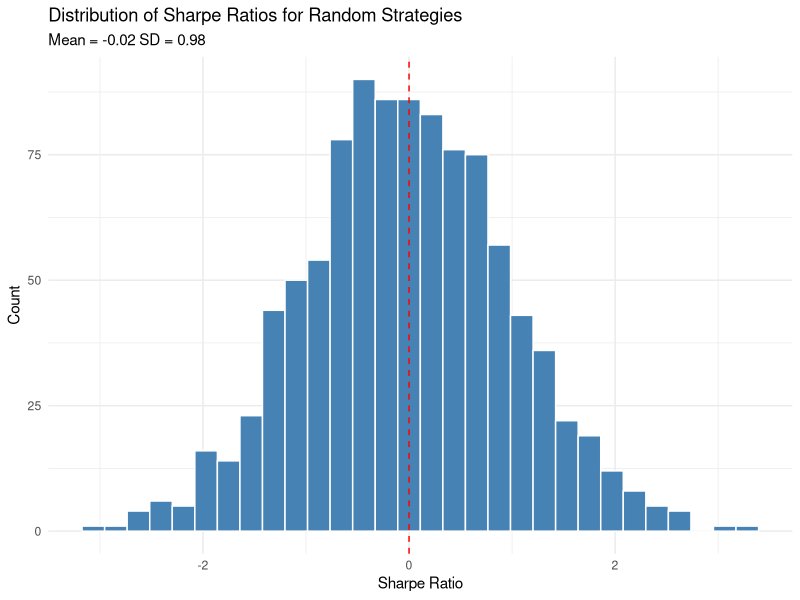
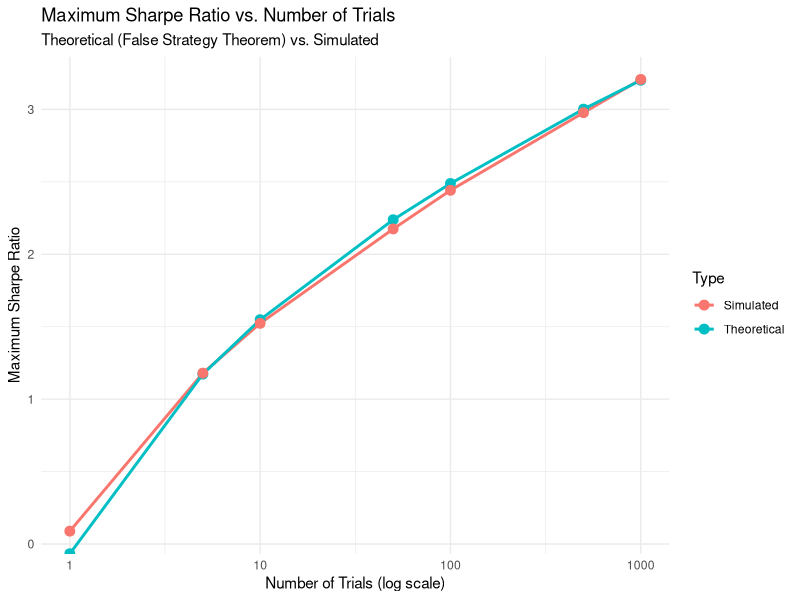
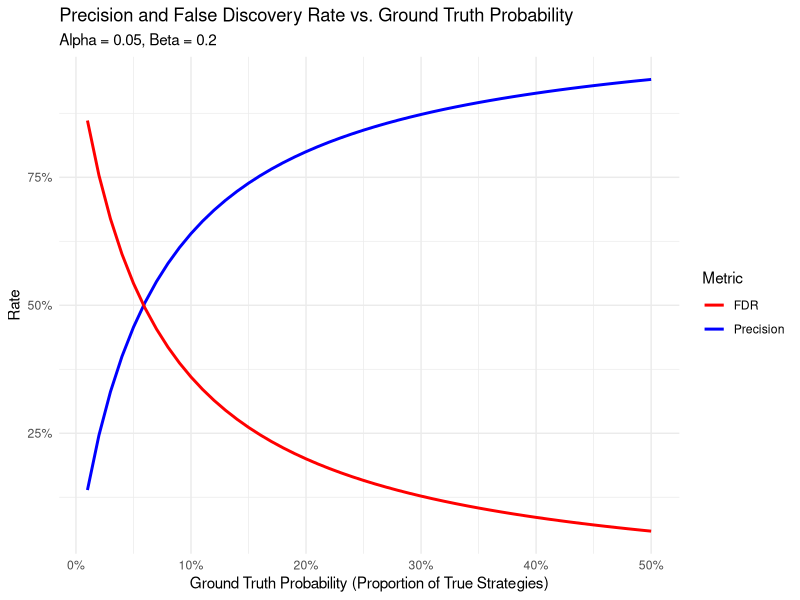
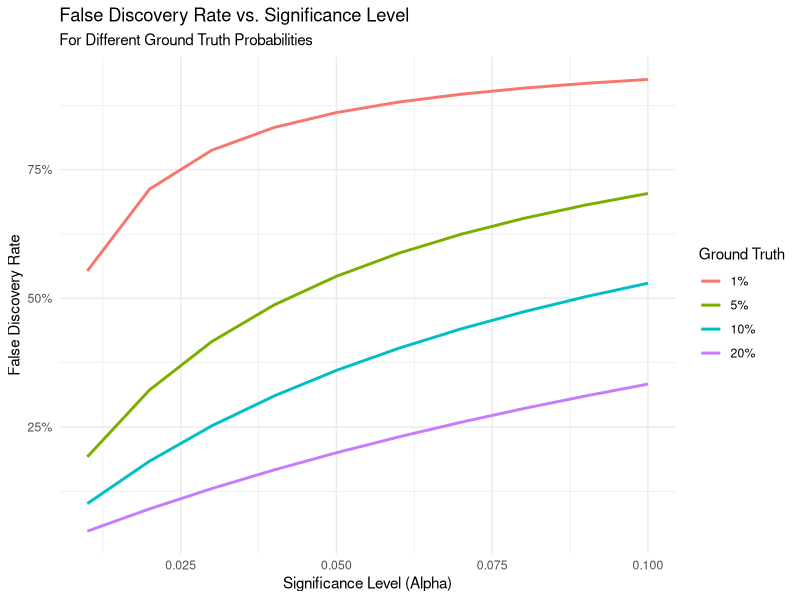
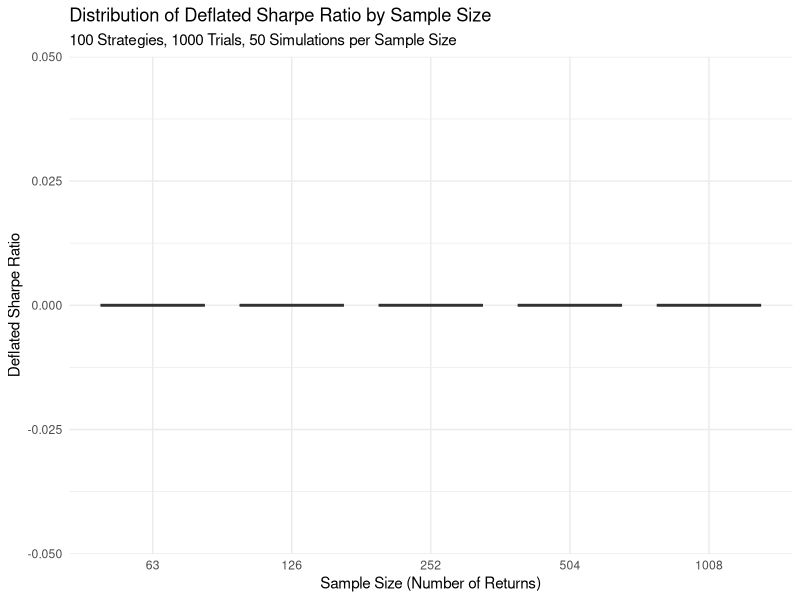
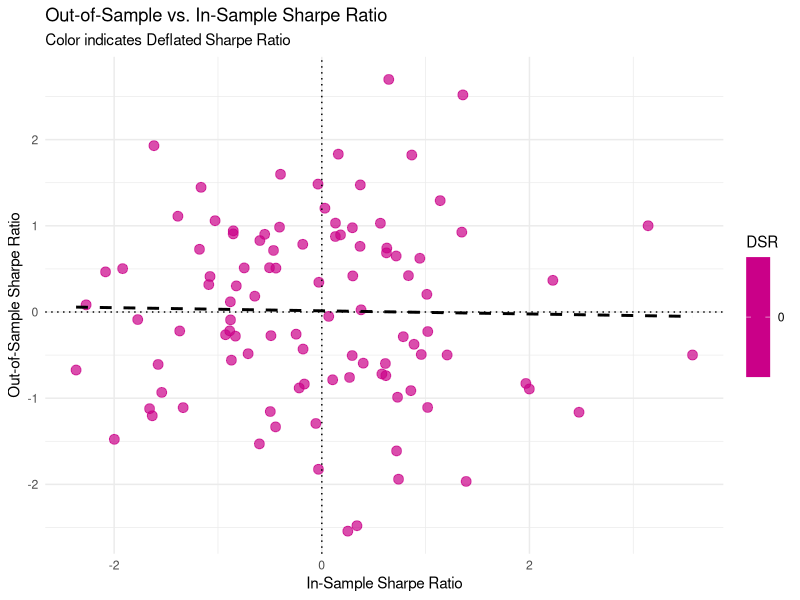
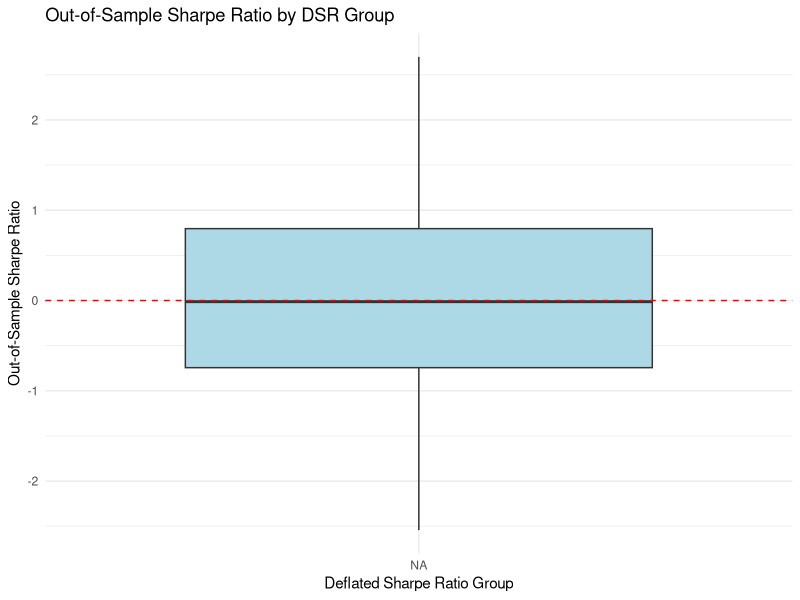

Write R code to recreate these figures, in order.
## ---- chunk 1
# Load required libraries
library(tidyverse)
library(ggplot2)
library(knitr)
library(kableExtra)
library(data.table)
## ---- chunk 2
# Function to generate random strategy returns
# This simulates the returns of investment strategies that have no real edge
generate_random_strategies <- function(n_strategies = 1000, 
                                       n_returns = 252, # 252 trading days in a year
                                       mean_return = 0, # Zero expected return (no edge)
                                       sd_return = 0.01) { # 1% daily volatility is typical
  # Create a matrix of random returns drawn from a normal distribution
  # Each column represents a strategy, each row is a daily return
  returns_matrix <- matrix(
    rnorm(n_strategies * n_returns, mean = mean_return, sd = sd_return),
    nrow = n_returns,
    ncol = n_strategies
  )
  
  # Name each strategy for easier reference
  colnames(returns_matrix) <- paste0("Strategy_", 1:n_strategies)
  
  return(returns_matrix)
}

# Generate 1000 random strategies with 1 year of daily returns
# Using seed 42 ensures reproducibility - everyone gets the same random numbers
set.seed(42)
random_strategies <- generate_random_strategies(n_strategies = 1000, 
                                              n_returns = 252)

# Check the dimensions to confirm we have 252 days × 1000 strategies
dim(random_strategies)
## ---- chunk 3
# Function to calculate annualized Sharpe ratio
# The Sharpe ratio is the most common performance metric in finance
# It measures excess return per unit of risk (volatility)
calculate_sharpe <- function(returns, annualization_factor = 252) {
  # Calculate the mean daily return (this is our "signal")
  mean_return <- mean(returns)
  
  # Calculate the standard deviation of daily returns (this is our "noise")
  sd_return <- sd(returns)
  
  # Avoid division by zero (if we get a constant return series)
  if (sd_return == 0) return(0)
  
  # Calculate Sharpe ratio = signal/noise, then annualize
  # Annualization scales the daily Sharpe by sqrt(252) to get annual equivalent
  sharpe <- mean_return / sd_return * sqrt(annualization_factor)
  
  return(sharpe)
}

# Apply the Sharpe ratio calculation to each strategy (column)
# The "apply" function iterates through columns (2) of the matrix
sharpe_ratios <- apply(random_strategies, 2, calculate_sharpe)

# Examine the distribution statistics of these Sharpe ratios
# Even with random data, some strategies will appear to perform well!
summary(sharpe_ratios)

# Visualize the distribution of Sharpe ratios
# This is a key visualization to understand the impact of randomness
tibble(Sharpe = sharpe_ratios) %>%
  ggplot(aes(x = Sharpe)) +
  geom_histogram(bins = 30, fill = "steelblue", color = "white") +
  labs(
    title = "Distribution of Sharpe Ratios for Random Strategies",
    subtitle = paste("Mean =", round(mean(sharpe_ratios), 2), 
                    "SD =", round(sd(sharpe_ratios), 2)),
    x = "Sharpe Ratio",
    y = "Count"
  ) +
  theme_minimal() +
  # Add a vertical line at zero - the theoretical expectation for random strategies
  geom_vline(xintercept = 0, linetype = "dashed", color = "red")
## ---- chunk 4
# Find the maximum Sharpe ratio from our 1000 strategies
# This simulates what happens when a researcher selects only the best-performing strategy
max_sharpe <- max(sharpe_ratios)
max_sharpe_index <- which.max(sharpe_ratios)

# Print the maximum Sharpe ratio and which strategy achieved it
# This is often what would be presented in a backtest report or research paper
cat("Maximum Sharpe Ratio:", round(max_sharpe, 2), 
    "\nStrategy Index:", max_sharpe_index, "\n")

# Define a function to calculate the expected maximum Sharpe ratio
# This implements the False Strategy Theorem from the lecture
# It predicts how high the max Sharpe should be just from random chance
expected_max_sharpe <- function(n_trials, mean_sr = 0, std_sr = 1) {
  # Euler-Mascheroni constant (mathematical constant appearing in the theorem)
  emc <- 0.57721566490153286060651209008240243104215933593992
  
  # Expected maximum Sharpe ratio formula:
  # The more trials we run, the higher this value becomes, even with random data
  sr0 <- (1 - emc) * qnorm(p = 1 - 1/n_trials) + 
        emc * qnorm(1 - (n_trials * exp(1))^(-1))
  
  # Adjust by the mean and standard deviation of the Sharpe ratio distribution
  sr0 <- mean_sr + std_sr * sr0
  
  return(sr0)
}

# Calculate the expected maximum Sharpe ratio for 1000 trials
# We use the actual standard deviation of our Sharpe ratios for accuracy
exp_max_sharpe <- expected_max_sharpe(1000, mean_sr = 0, std_sr = sd(sharpe_ratios))

# Compare the theoretical expectation with our actual observed maximum
# They should be relatively close if our strategies are truly random
cat("Expected Maximum Sharpe Ratio:", round(exp_max_sharpe, 2), "\n")
cat("Actual Maximum Sharpe Ratio:", round(max_sharpe, 2), "\n")
## ---- chunk 5
# Calculate expected maximum Sharpe ratio for different numbers of trials
# This helps us visualize how the "best strategy" improves just by testing more variations
trial_counts <- c(1, 5, 10, 50, 100, 500, 1000)
exp_max_sharpes <- sapply(trial_counts, expected_max_sharpe, 
                          mean_sr = 0, std_sr = sd(sharpe_ratios))

# Function to simulate actual maximum Sharpe ratios for different trial counts
# This gives us an empirical check against the theoretical prediction
simulate_max_sharpe <- function(n_trials, n_simulations = 100, 
                               mean_sr = 0, std_sr = 1) {
  # We'll run multiple simulations to get a distribution of maximum Sharpe ratios
  max_sharpes <- numeric(n_simulations)
  
  # For each simulation, generate n_trials random Sharpe ratios and find the maximum
  for (i in 1:n_simulations) {
    # Generate random Sharpe ratios with specified mean and std
    sharpes <- rnorm(n_trials, mean = mean_sr, sd = std_sr)
    # Record the maximum value - this simulates selecting the best strategy
    max_sharpes[i] <- max(sharpes)
  }
  
  # Return statistics about the distribution of maximum Sharpe ratios
  return(list(
    mean = mean(max_sharpes),  # Average maximum across simulations
    sd = sd(max_sharpes),      # Standard deviation of the maximums
    values = max_sharpes       # All the individual maximum values
  ))
}

# Run the simulation for each trial count
# For each number of trials, we simulate 100 sets to get a good estimate
set.seed(123)  # For reproducibility
simulated_results <- lapply(trial_counts, simulate_max_sharpe, 
                           n_simulations = 100, 
                           mean_sr = 0, 
                           std_sr = sd(sharpe_ratios))

# Extract the mean maximum Sharpe ratio from each simulation set
sim_max_sharpes <- sapply(simulated_results, function(x) x$mean)

# Create a data frame for plotting both theoretical and simulated results
plot_data <- tibble(
  Trials = rep(trial_counts, 2),  # Each trial count appears twice (theoretical and simulated)
  `Sharpe Ratio` = c(exp_max_sharpes, sim_max_sharpes),  # Values from both methods
  Type = rep(c("Theoretical", "Simulated"), each = length(trial_counts))  # Identify the source
)

# Create the plot comparing theoretical vs. simulated maximum Sharpe ratios
# This is a key visualization demonstrating how selection bias increases with trials
ggplot(plot_data, aes(x = Trials, y = `Sharpe Ratio`, color = Type)) +
  geom_line(size = 1) +
  geom_point(size = 3) +
  scale_x_log10() +  # Log scale makes the pattern clearer across different trial counts
  labs(
    title = "Maximum Sharpe Ratio vs. Number of Trials",
    subtitle = "Theoretical (False Strategy Theorem) vs. Simulated",
    x = "Number of Trials (log scale)",
    y = "Maximum Sharpe Ratio"
  ) +
  theme_minimal()
## ---- chunk 6
# Function to calculate skewness and excess kurtosis
# These higher moments are important because financial returns are rarely normally distributed
calculate_moments <- function(returns) {
  # Standardize returns to make calculations easier
  # This converts returns to units of standard deviation (z-scores)
  z <- (returns - mean(returns)) / sd(returns)
  
  # Calculate skewness - the third central moment
  # Skewness measures asymmetry: positive values indicate a right tail (occasional large gains)
  # Negative values indicate a left tail (occasional large losses)
  skew <- mean(z^3)
  
  # Calculate excess kurtosis - the fourth central moment minus 3
  # Kurtosis measures "tailedness": high values indicate fat tails (more extreme events)
  # For a normal distribution, kurtosis = 3, so excess kurtosis = 0
  kurt <- mean(z^4) - 3
  
  return(list(skewness = skew, kurtosis = kurt))
}

# Function to calculate the Deflated Sharpe Ratio
# The DSR adjusts for selection bias, non-normality, and sample size
calculate_dsr <- function(returns, n_trials, sr_mean = 0, sr_std = NULL) {
  # Number of observations (sample size)
  # Larger samples provide more confidence in the Sharpe ratio estimate
  n <- length(returns)
  
  # Calculate non-annualized Sharpe ratio (signal-to-noise ratio)
  # We use non-annualized here as the DSR formula expects this
  sr <- mean(returns) / sd(returns)
  
  # Calculate higher moments to adjust for non-normality
  # Many financial strategies have skewed returns and fat tails
  moments <- calculate_moments(returns)
  skew <- moments$skewness
  kurt <- moments$kurtosis
  
  # If standard deviation of Sharpe ratio not provided, use 1 as default
  # This parameter represents the variability across different strategy configurations
  if (is.null(sr_std)) {
    sr_std <- 1
  }
  
  # Calculate expected maximum Sharpe ratio using the False Strategy Theorem
  # This estimates what the highest Sharpe ratio would be from random chance alone
  exp_max_sr <- expected_max_sharpe(n_trials, mean_sr = sr_mean, std_sr = sr_std)
  
  # Calculate Deflated Sharpe Ratio
  # This formula converts to a probability (between 0 and 1)
  # The numerator measures how much the observed SR exceeds the expected max SR
  numerator <- (sr - exp_max_sr) * sqrt(n - 1)
  # The denominator adjusts for non-normality using skewness and kurtosis
  denominator <- sqrt(1 - skew * sr + (kurt / 4) * sr^2)
  # Use the normal CDF to convert to a probability
  dsr <- pnorm(numerator / denominator)
  
  return(list(
    sharpe_ratio = sr,
    expected_max_sr = exp_max_sr,
    dsr = dsr
  ))
}

# Calculate DSR for our maximum Sharpe ratio strategy
# This applies our DSR function to the strategy that looked best in the backtest
best_strategy_returns <- random_strategies[, max_sharpe_index]
dsr_result <- calculate_dsr(
  best_strategy_returns, 
  n_trials = 1000,  # We tested 1000 strategies
  sr_std = sd(sharpe_ratios)  # Use the actual variability in our Sharpe ratios
)

# Print the results
# These metrics tell us whether our "best strategy" is likely genuine or just lucky
cat("Sharpe Ratio:", round(dsr_result$sharpe_ratio * sqrt(252), 2), "(annualized)\n")
cat("Expected Max Sharpe Ratio:", round(dsr_result$expected_max_sr, 2), "\n")
cat("Deflated Sharpe Ratio:", round(dsr_result$dsr, 4), "\n")
## ---- chunk 7
# Function to calculate precision, recall, and False Discovery Rate (FDR)
# This implements the mathematical framework from Lopez de Prado discussed in the lecture
calculate_fdr <- function(ground_truth, alpha = 0.05, beta = 0.2) {
  # Convert ground truth probability to odds ratio (theta)
  # ground_truth = proportion of strategies that are truly profitable
  # theta = ratio of true strategies to false strategies
  theta <- ground_truth / (1 - ground_truth)
  
  # Calculate recall (true positive rate)
  # Recall = 1 - beta, where beta is the Type II error rate (false negative rate)
  # This represents the probability of detecting a true strategy
  recall <- 1 - beta          
  
  # Calculate numerator for precision calculation
  # b1 = recall * theta = number of true positives / number of false strategies
  b1 <- recall * theta
  
  # Calculate precision
  # Precision = true positives / all positives
  # This represents the probability that a positive test indicates a true strategy
  precision <- b1 / (b1 + alpha)
  
  # Calculate False Discovery Rate (FDR)
  # FDR = 1 - precision = false positives / all positives
  # This is the probability that a strategy that tests positive is actually false
  fdr <- 1 - precision
  
  # Return all relevant metrics in a tidy format
  return(tibble(
    ground_truth = ground_truth,  # Original input - prior probability of true strategy
    theta = theta,                # Odds ratio of true vs. false strategies
    alpha = alpha,                # Type I error rate (significance level)
    beta = beta,                  # Type II error rate (1 - power)
    recall = recall,              # True positive rate (power)
    precision = precision,        # Proportion of positives that are true
    fdr = fdr                     # Proportion of positives that are false
  ))
}

# Calculate FDR for different ground truth probabilities
# This shows how the FDR changes based on the prior probability of true strategies
ground_truths <- seq(0.01, 0.5, by = 0.01)  # Try values from 1% to 50%
fdr_results <- map_df(ground_truths, calculate_fdr)  # Apply function to each value

# Plot the results to visualize the relationship
# This is a key insight: even with standard statistical testing, FDR remains high
# when true strategies are rare (which is the case in finance)
ggplot(fdr_results, aes(x = ground_truth)) +
  geom_line(aes(y = precision, color = "Precision"), size = 1) +
  geom_line(aes(y = fdr, color = "FDR"), size = 1) +
  scale_color_manual(values = c("Precision" = "blue", "FDR" = "red")) +
  labs(
    title = "Precision and False Discovery Rate vs. Ground Truth Probability",
    subtitle = "Alpha = 0.05, Beta = 0.2",
    x = "Ground Truth Probability (Proportion of True Strategies)",
    y = "Rate",
    color = "Metric"
  ) +
  theme_minimal() +
  scale_x_continuous(labels = scales::percent) +  # Format x-axis as percentages
  scale_y_continuous(labels = scales::percent)    # Format y-axis as percentages
## ---- chunk 8
# Calculate FDR for different alpha values (significance levels)
alphas <- seq(0.01, 0.1, by = 0.01)  # Test alpha values from 1% to 10%

# Create combinations of ground truth probabilities and alphas
fdr_by_alpha <- expand.grid(
  initial_ground_truth = c(0.01, 0.05, 0.1, 0.2),  # Different prior probabilities
  initial_alpha = alphas                           # Different significance levels
) %>%
  as_tibble() %>%
  rowwise() %>%
  # Calculate FDR for each combination
  mutate(
    result = list(calculate_fdr(initial_ground_truth, initial_alpha, beta = 0.2))
  ) %>%
  unnest(result) %>%
  # Use the values from the calculate_fdr result, dropping the duplicates
  select(-initial_ground_truth, -initial_alpha)

# Plot FDR vs alpha for different ground truth probabilities
ggplot(fdr_by_alpha, aes(x = alpha, y = fdr, color = factor(ground_truth))) +
  geom_line(size = 1) +
  labs(
    title = "False Discovery Rate vs. Significance Level",
    subtitle = "For Different Ground Truth Probabilities",
    x = "Significance Level (Alpha)",
    y = "False Discovery Rate",
    color = "Ground Truth"
  ) +
  theme_minimal() +
  scale_y_continuous(labels = scales::percent) +
  scale_color_discrete(name = "Ground Truth", 
                      labels = scales::percent(unique(fdr_by_alpha$ground_truth)))
## ---- chunk 9
# Generate random strategies with different sample sizes
# This helps us understand how the amount of data affects our ability to detect true strategies
sample_sizes <- c(63, 126, 252, 504, 1008)  # Approx. 3 months to 4 years of daily data

# Function to calculate DSR for different sample sizes
# This simulates the entire process of strategy generation, selection, and evaluation
calculate_dsr_by_sample <- function(sample_size, n_strategies = 100, n_trials = 1000) {
  # Generate strategies with the specified sample size
  # Smaller sample sizes will lead to more estimation error and potential overfitting
  strategies <- generate_random_strategies(
    n_strategies = n_strategies,
    n_returns = sample_size
  )
  
  # Calculate Sharpe ratios for all strategies
  # Note: We always annualize using 252 regardless of sample size for comparability
  sharpes <- apply(strategies, 2, calculate_sharpe, 
                  annualization_factor = 252)
  
  # Find the strategy with the maximum Sharpe ratio
  # This simulates the selection process that happens in backtest optimization
  max_sharpe <- max(sharpes)
  max_idx <- which.max(sharpes)
  
  # Calculate DSR for the best strategy
  # This evaluates whether the "best" strategy is likely a true discovery or false positive
  dsr_result <- calculate_dsr(
    strategies[, max_idx],
    n_trials = n_trials,
    sr_std = sd(sharpes)
  )
  
  # Return the sample size and results in a tidy format
  return(tibble(
    sample_size = sample_size,
    sharpe_ratio = dsr_result$sharpe_ratio * sqrt(252),  # Annualized
    expected_max_sr = dsr_result$expected_max_sr,
    dsr = dsr_result$dsr
  ))
}

# Run multiple simulations for each sample size to get a distribution
# This gives us statistical confidence in our results rather than relying on a single simulation
set.seed(456)  # For reproducibility
n_simulations <- 50  # 50 simulations per sample size
dsr_by_sample <- map_df(sample_sizes, function(sample_size) {
  # For each sample size, run n_simulations iterations
  map_df(1:n_simulations, function(i) {
    calculate_dsr_by_sample(sample_size)
  })
})

# Plot the results using boxplots to show the distribution of DSR values
# This visualization shows how sample size affects the reliability of the DSR
ggplot(dsr_by_sample, aes(x = factor(sample_size), y = dsr)) +
  geom_boxplot(fill = "lightblue") +
  labs(
    title = "Distribution of Deflated Sharpe Ratio by Sample Size",
    subtitle = "100 Strategies, 1000 Trials, 50 Simulations per Sample Size",
    x = "Sample Size (Number of Returns)",
    y = "Deflated Sharpe Ratio"
  ) +
  theme_minimal()
## ---- chunk 10
# Function to simulate out-of-sample performance
simulate_oos_performance <- function(n_strategies = 100, 
                                     in_sample_size = 252,
                                     out_sample_size = 252) {
  # Generate in-sample returns
  in_sample <- generate_random_strategies(
    n_strategies = n_strategies,
    n_returns = in_sample_size
  )
  
  # Calculate in-sample Sharpe ratios
  in_sample_sharpes <- apply(in_sample, 2, calculate_sharpe)
  
  # Generate out-of-sample returns (same strategies, new data)
  out_sample <- generate_random_strategies(
    n_strategies = n_strategies,
    n_returns = out_sample_size
  )
  
  # Calculate out-of-sample Sharpe ratios
  out_sample_sharpes <- apply(out_sample, 2, calculate_sharpe)
  
  # Calculate DSR for each strategy
  dsrs <- numeric(n_strategies)
  for (i in 1:n_strategies) {
    dsr_result <- calculate_dsr(
      in_sample[, i],
      n_trials = n_strategies,
      sr_std = sd(in_sample_sharpes)
    )
    dsrs[i] <- dsr_result$dsr
  }
  
  # Combine results
  results <- tibble(
    strategy = 1:n_strategies,
    in_sample_sharpe = in_sample_sharpes,
    out_sample_sharpe = out_sample_sharpes,
    dsr = dsrs
  )
  
  return(results)
}

# Run simulation
set.seed(789)
performance_results <- simulate_oos_performance(n_strategies = 100)

# Analyze the relationship between in-sample Sharpe, DSR, and out-of-sample Sharpe
performance_results %>%
  ggplot(aes(x = in_sample_sharpe, y = out_sample_sharpe, color = dsr)) +
  geom_point(size = 3, alpha = 0.7) +
  scale_color_gradient(low = "red", high = "blue") +
  labs(
    title = "Out-of-Sample vs. In-Sample Sharpe Ratio",
    subtitle = "Color indicates Deflated Sharpe Ratio",
    x = "In-Sample Sharpe Ratio",
    y = "Out-of-Sample Sharpe Ratio",
    color = "DSR"
  ) +
  theme_minimal() +
  geom_smooth(method = "lm", se = FALSE, color = "black", linetype = "dashed") +
  geom_hline(yintercept = 0, linetype = "dotted") +
  geom_vline(xintercept = 0, linetype = "dotted")
## ---- chunk 11
# Group strategies by DSR
performance_results <- performance_results %>%
  mutate(dsr_group = cut(dsr, breaks = c(0, 0.2, 0.5, 0.8, 1),
                        labels = c("Very Low (0-0.2)", 
                                   "Low (0.2-0.5)", 
                                   "Medium (0.5-0.8)", 
                                   "High (0.8-1)")))

# Calculate average out-of-sample performance by DSR group
dsr_group_performance <- performance_results %>%
  group_by(dsr_group) %>%
  summarise(
    count = n(),
    avg_in_sample = mean(in_sample_sharpe),
    avg_out_sample = mean(out_sample_sharpe),
    median_out_sample = median(out_sample_sharpe),
    positive_rate = mean(out_sample_sharpe > 0)
  ) %>%
  arrange(dsr_group)

# Display the results
kable(dsr_group_performance, 
      caption = "Out-of-Sample Performance by DSR Group",
      digits = 3) %>%
  kable_styling(bootstrap_options = c("striped", "hover", "condensed"))

# Visualize out-of-sample performance by DSR group
ggplot(performance_results, aes(x = dsr_group, y = out_sample_sharpe)) +
  geom_boxplot(fill = "lightblue") +
  labs(
    title = "Out-of-Sample Sharpe Ratio by DSR Group",
    x = "Deflated Sharpe Ratio Group",
    y = "Out-of-Sample Sharpe Ratio"
  ) +
  theme_minimal() +
  geom_hline(yintercept = 0, linetype = "dashed", color = "red")
